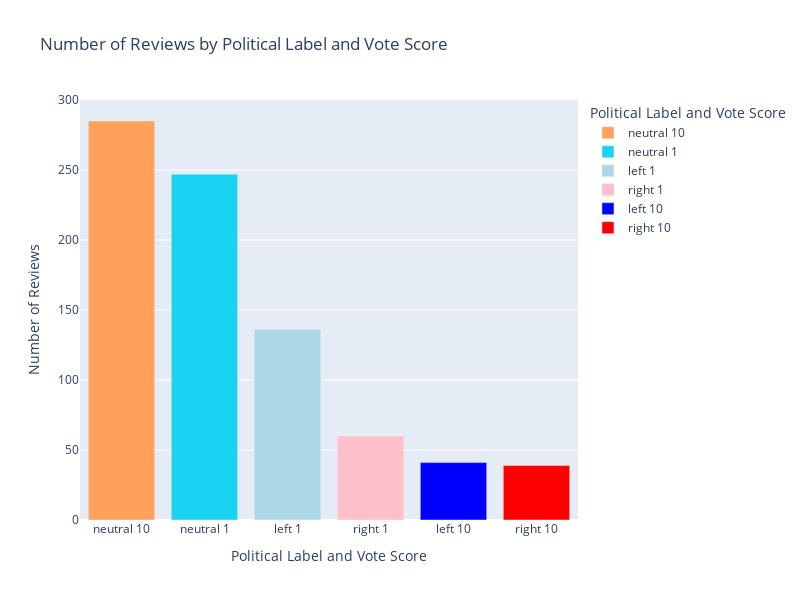

Notebook code for this chart:
### Code cell
custom_show_fig(plot_political_outliers(df_reviews_predicted).update_layout(width=800, height=600))

### Figure 1 — Plotly figure (JSON) as saved in the notebook; plotly's stock layout.template omitted (floating-point values rounded to 4 significant figures)
{"data": [{"alignmentgroup": "True", "hovertemplate": "Political Label and Vote Score=%{x}<br>Number of Reviews=%{y}<extra></extra>", "legendgroup": "neutral 10", "marker": {"color": "#FFA15A", "pattern": {"shape": ""}}, "name": "neutral 10", "offsetgroup": "neutral 10", "orientation": "v", "showlegend": true, "textposition": "auto", "x": ["neutral 10"], "xaxis": "x", "y": [285], "yaxis": "y", "type": "bar"}, {"alignmentgroup": "True", "hovertemplate": "Political Label and Vote Score=%{x}<br>Number of Reviews=%{y}<extra></extra>", "legendgroup": "neutral 1", "marker": {"color": "#19d3f3", "pattern": {"shape": ""}}, "name": "neutral 1", "offsetgroup": "neutral 1", "orientation": "v", "showlegend": true, "textposition": "auto", "x": ["neutral 1"], "xaxis": "x", "y": [247], "yaxis": "y", "type": "bar"}, {"alignmentgroup": "True", "hovertemplate": "Political Label and Vote Score=%{x}<br>Number of Reviews=%{y}<extra></extra>", "legendgroup": "left 1", "marker": {"color": "lightblue", "pattern": {"shape": ""}}, "name": "left 1", "offsetgroup": "left 1", "orientation": "v", "showlegend": true, "textposition": "auto", "x": ["left 1"], "xaxis": "x", "y": [136], "yaxis": "y", "type": "bar"}, {"alignmentgroup": "True", "hovertemplate": "Political Label and Vote Score=%{x}<br>Number of Reviews=%{y}<extra></extra>", "legendgroup": "right 1", "marker": {"color": "pink", "pattern": {"shape": ""}}, "name": "right 1", "offsetgroup": "right 1", "orientation": "v", "showlegend": true, "textposition": "auto", "x": ["right 1"], "xaxis": "x", "y": [60], "yaxis": "y", "type": "bar"}, {"alignmentgroup": "True", "hovertemplate": "Political Label and Vote Score=%{x}<br>Number of Reviews=%{y}<extra></extra>", "legendgroup": "left 10", "marker": {"color": "blue", "pattern": {"shape": ""}}, "name": "left 10", "offsetgroup": "left 10", "orientation": "v", "showlegend": true, "textposition": "auto", "x": ["left 10"], "xaxis": "x", "y": [41], "yaxis": "y", "type": "bar"}, {"alignmentgroup": "True", "hovertemplate": "Political Label and Vote Score=%{x}<br>Number of Reviews=%{y}<extra></extra>", "legendgroup": "right 10", "marker": {"color": "red", "pattern": {"shape": ""}}, "name": "right 10", "offsetgroup": "right 10", "orientation": "v", "showlegend": true, "textposition": "auto", "x": ["right 10"], "xaxis": "x", "y": [39], "yaxis": "y", "type": "bar"}], "layout": {"xaxis": {"anchor": "y", "domain": [0.0, 1.0], "title": {"text": "Political Label and Vote Score"}, "categoryorder": "array", "categoryarray": ["neutral 10", "neutral 1", "left 1", "right 1", "left 10", "right 10"], "fixedrange": true}, "yaxis": {"anchor": "x", "domain": [0.0, 1.0], "title": {"text": "Number of Reviews"}, "fixedrange": true}, "legend": {"title": {"text": "Political Label and Vote Score"}, "tracegroupgap": 0}, "title": {"text": "Number of Reviews by Political Label and Vote Score"}, "barmode": "relative", "width": 800, "height": 600, "dragmode": false}}
